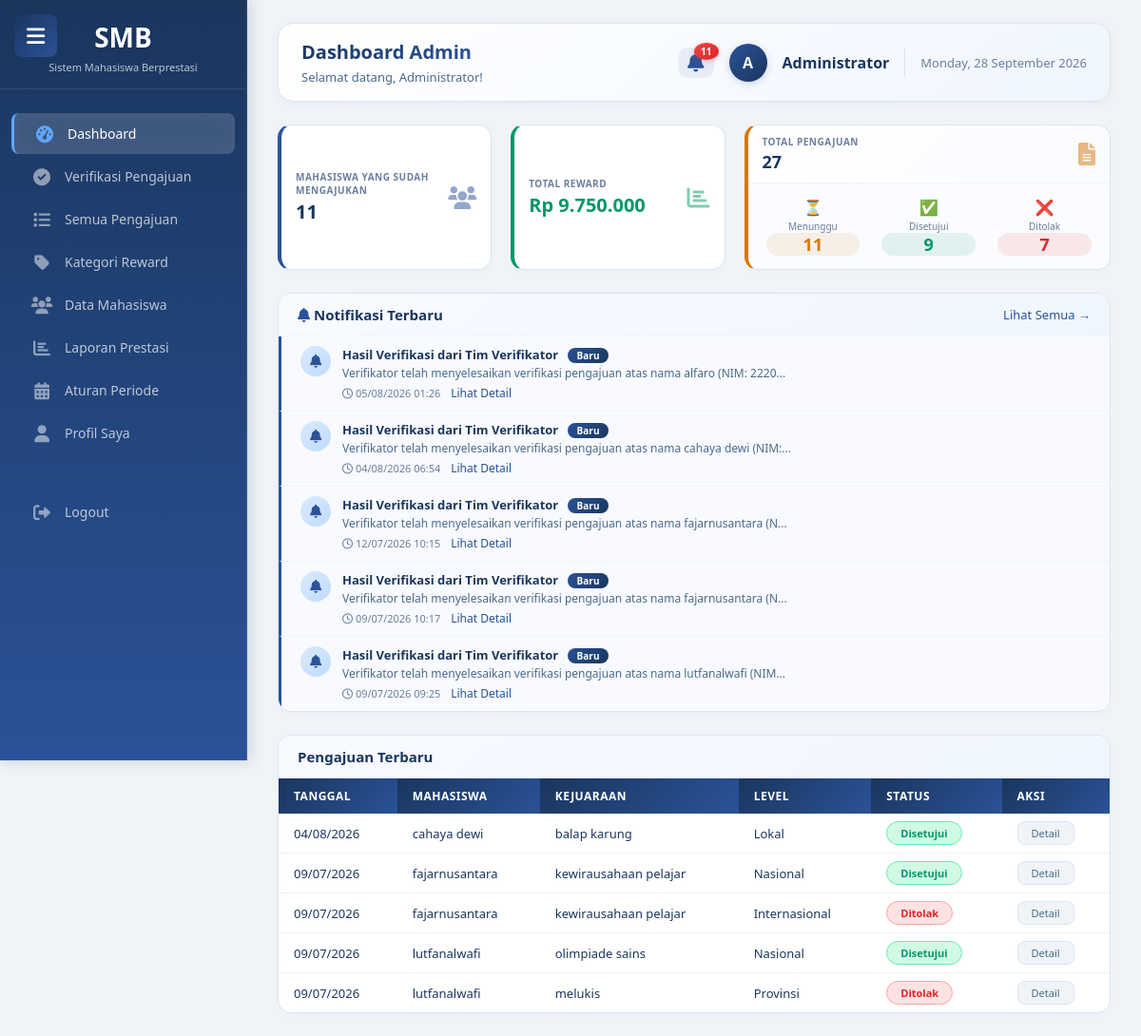
Page /admin/dashboard.php (signed in) on the committed database.
### tables this page shows
CREATE TABLE `notifikasi` (
  `id` int NOT NULL,
  `user_id` int NOT NULL,
  `role` varchar(50) NOT NULL,
  `judul` varchar(255) NOT NULL,
  `pesan` text NOT NULL,
  `link` varchar(255) DEFAULT NULL,
  `is_read` tinyint DEFAULT '0',
  `created_at` timestamp NULL DEFAULT CURRENT_TIMESTAMP
);

CREATE TABLE `pengajuan` (
  `id` int NOT NULL,
  `user_id` int NOT NULL,
  `mahasiswa_id` int DEFAULT NULL,
  `kategori_id` int DEFAULT NULL,
  `judul_prestasi` varchar(200) DEFAULT NULL,
  `deskripsi` text,
  `tanggal_prestasi` date DEFAULT NULL,
  `level_kompetisi` enum('Lokal','Provinsi','Nasional','Internasional') NOT NULL,
  `penyelenggara` varchar(100) DEFAULT NULL,
  `lokasi` varchar(100) DEFAULT NULL,
  `raihan_prestasi` varchar(50) DEFAULT NULL,
  `dokumen_path` varchar(255) DEFAULT NULL,
  `status` enum('diproses','disetujui','ditolak','revisi') NOT NULL DEFAULT 'diproses',
  `tanggal_disetujui` datetime DEFAULT NULL,
  `reward_nominal` int DEFAULT '0',
  `nilai_akhir` decimal(5,2) DEFAULT NULL,
  `admin_catatan` text,
  `admin_id` int DEFAULT NULL,
  `validated_at` datetime DEFAULT NULL,
  `periode_id` int DEFAULT NULL,
  `created_at` datetime DEFAULT CURRENT_TIMESTAMP,
  `updated_at` datetime DEFAULT NULL,
  `fakultas` varchar(100) DEFAULT NULL,
  `jenis_peserta` enum('Individu','Tim') DEFAULT 'Individu',
  `nama_ketua` varchar(100) DEFAULT NULL,
  `nim_ketua` varchar(20) DEFAULT NULL,
  `no_hp` varchar(15) DEFAULT NULL,
  `prodi` varchar(50) DEFAULT NULL,
  `bulan_raihan` varchar(20) DEFAULT NULL,
  `tahun_raihan` year DEFAULT NULL,
  `url_penyelenggara` text,
  `nama_tim` varchar(100) DEFAULT NULL,
  `anggota_tim` text,
  `sertifikat` varchar(255) DEFAULT NULL,
  `foto_dokumentasi` text,
  `surat_tugas` varchar(255) DEFAULT NULL,
  `nama_kejuaraan` varchar(255) DEFAULT NULL,
  `kategori_prestasi` varchar(100) DEFAULT NULL,
  `tanggal_raihan` date DEFAULT NULL,
  `ocr_text` text,
  `ocr_accuracy` decimal(5,4) DEFAULT '0.0000',
  `file_hash` varchar(64) DEFAULT NULL,
  `digital_signature` text,
  `penetapan` tinyint(1) DEFAULT '0'
);

CREATE TABLE `users` (
  `id` int NOT NULL,
  `username` varchar(50) NOT NULL,
  `password` varchar(255) NOT NULL,
  `email` varchar(100) NOT NULL,
  `nama_lengkap` varchar(100) NOT NULL,
  `nim` varchar(20) DEFAULT NULL,
  `fakultas` varchar(100) DEFAULT NULL,
  `prodi` varchar(50) DEFAULT NULL,
  `role` enum('mahasiswa','reviewer','admin','superadmin') NOT NULL DEFAULT 'mahasiswa',
  `no_hp` varchar(20) DEFAULT NULL,
  `alamat` text,
  `foto_profil` varchar(255) DEFAULT NULL,
  `status` enum('active','inactive','locked','suspended') NOT NULL DEFAULT 'active',
  `email_verified` tinyint(1) DEFAULT '1',
  `verification_token` varchar(100) DEFAULT NULL,
  `reset_token` varchar(100) DEFAULT NULL,
  `reset_expiry` datetime DEFAULT NULL,
  `last_login` datetime DEFAULT NULL,
  `lock_until` datetime DEFAULT NULL,
  `created_at` datetime NOT NULL,
  `updated_at` datetime DEFAULT NULL
);

### config/database.php (called while the page is built, shortened)
<?php
spl_autoload_register(function ($class) {
    $prefix = 'App\\';
    $base_dir = __DIR__ . '/../app/';
    $len = strlen($prefix);
    $relative_class = substr($class, $len);
    $file = $base_dir . str_replace('\\', '/', $relative_class) . '.php';
});

### app/Core/Database.php (called while the page is built, shortened)
<?php
class Database {
    private static ?PDO $instance = null;
    public static function getInstance(): PDO {
        if (self::$instance === null) {
            $host = getenv('DB_HOST') ?: 'localhost';
            $db   = getenv('DB_NAME') ?: 'db_coba';
            $user = getenv('DB_USER') ?: 'root';
            $pass = getenv('DB_PASS') ?: '';
            $charset = 'utf8mb4';
            $dsn = "mysql:host={$host};dbname={$db};charset={$charset}";
            $options = [
                PDO::ATTR_ERRMODE            => PDO::ERRMODE_EXCEPTION,
                PDO::ATTR_DEFAULT_FETCH_MODE => PDO::FETCH_ASSOC,
                PDO::ATTR_EMULATE_PREPARES   => false,
            ];
            try {
                self::$instance = new PDO($dsn, $user, $pass, $options);
            } catch (PDOException $e) {
                die("Database connection failed: " . $e->getMessage());
            }
        }
        return self::$instance;
    }
}

### app/Core/Model.php (called while the page is built, shortened)
<?php
abstract class Model {
    protected PDO $db;
    protected string $table;
    public function __construct() {
        $this->db = Database::getInstance();
    }
    public function all(): array {
        $stmt = $this->db->query("SELECT * FROM {$this->table}");
        return $stmt->fetchAll();
    }
}

### admin/dashboard.php (the view, shortened to what this page needs)
<?php
require_once __DIR__ . '/../config/database.php';
$pengajuanModel = new Pengajuan();
$allPengajuan = $pengajuanModel->all();
$total_mahasiswa = count(array_unique(array_column($allPengajuan, 'user_id')));
$total_pengajuan = count($allPengajuan);
$total_diproses  = count(array_filter($allPengajuan, fn($i) => $i['status'] === 'diproses'));
$total_disetujui = count(array_filter($allPengajuan, fn($i) => $i['status'] === 'disetujui'));
$total_ditolak   = count(array_filter($allPengajuan, fn($i) => $i['status'] === 'ditolak'));
$total_reward = array_reduce($allPengajuan, function($sum, $item) {
    return $sum + ($item['status'] === 'disetujui' ? (int)($item['reward_nominal'] ?? 0) : 0);
}, 0);
$recent = mysqli_query($conn, "SELECT p.*, u.nama_lengkap FROM pengajuan p JOIN users u ON p.user_id = u.id ORDER BY p.created_at DESC LIMIT 5");
$query_notif_count = "SELECT COUNT(*) as total FROM notifikasi
                      WHERE role = 'admin' AND is_read = 0";
$result_notif_count = mysqli_query($conn, $query_notif_count);
$notif_count = mysqli_fetch_assoc($result_notif_count)['total'] ?? 0;
$query_notif_list = "SELECT * FROM notifikasi
                      WHERE role = 'admin'
                      ORDER BY created_at DESC
                      LIMIT 5";
$result_notif_list = mysqli_query($conn, $query_notif_list);
include 'includes/sidebar.php';
?>
<!DOCTYPE html>
<html lang="id">
<head>
    <link rel="stylesheet" href="https://cdnjs.cloudflare.com/ajax/libs/font-awesome/6.0.0-beta3/css/all.min.css">
</head>
<body>
<div class="main-content">
    <div class="top-bar">
        <div class="page-title">
            <h1>Dashboard Admin</h1>
            <p>Selamat datang, <?php echo htmlspecialchars($_SESSION['nama'] ?? 'Administrator'); ?>!</p>
        </div>
        <div class="user-info">
            <a href="notifikasi.php" class="notif-bell">
                <i class="fas fa-bell"></i>
                <?php if ($notif_count > 0): ?>
                    <span class="badge-notif"><?php echo $notif_count; ?></span>
                <?php endif; ?>
            </a>
            <div class="user-avatar">A</div>
            <span class="user-name"><?php echo htmlspecialchars($_SESSION['nama'] ?? 'Admin'); ?></span>
            <span class="date-text"><?php echo date('l, d F Y'); ?></span>
        </div>
    </div>
    <div class="stats-row">
        <a href="data_mahasiswa.php?filter=sudah" class="stat-card" style="border-left: 4px solid #2a5298;">
            <div>
                <div class="stat-title">MAHASISWA YANG SUDAH MENGAJUKAN</div>
                <div class="stat-number"><?php echo $total_mahasiswa; ?></div>
            </div>
            <div class="stat-icon"><i class="fas fa-users"></i></div>
        </a>
        <a href="laporan_prestasi.php" class="stat-card" style="border-left: 4px solid #059669;">
            <div>
                <div class="stat-title">TOTAL REWARD</div>
                <div class="stat-number" style="color: #059669;">Rp <?php echo number_format($total_reward, 0, ',', '.'); ?></div>
            </div>
            <div class="stat-icon" style="color: #059669;"><i class="fas fa-chart-bar"></i></div>
        </a>
        <div class="stat-card-large" style="border-left: 4px solid #d97706;">
            <div class="stat-large-top">
                <div>
                    <div class="stat-title">TOTAL PENGAJUAN</div>
                    <div class="stat-number" style="font-size: 18px; color: #1a365d;"><?php echo $total_pengajuan; ?></div>
                </div>
                <div class="stat-icon" style="color: #d97706;"><i class="fas fa-file-alt"></i></div>
            </div>
            <div class="stat-large-bottom">
                <a href="verifikasi.php" class="status-item">
                    <div class="status-icon">⏳</div>
                    <div class="status-label">Menunggu</div>
                    <div class="status-number menunggu"><?php echo $total_diproses; ?></div>
                </a>
                <a href="semua_pengajuan.php?status=disetujui" class="status-item">
                    <div class="status-icon">✅</div>
                    <div class="status-label">Disetujui</div>
                    <div class="status-number disetujui"><?php echo $total_disetujui; ?></div>
                </a>
                <a href="semua_pengajuan.php?status=ditolak" class="status-item">
                    <div class="status-icon">❌</div>
                    <div class="status-label">Ditolak</div>
                    <div class="status-number ditolak"><?php echo $total_ditolak; ?></div>
                </a>
            </div>
        </div>
    </div>
    <div class="notif-widget">
        <div class="notif-widget-header">
            <h3><i class="fas fa-bell"></i> Notifikasi Terbaru</h3>
            <a href="notifikasi.php">Lihat Semua →</a>
        </div>
        <?php if (mysqli_num_rows($result_notif_list) > 0): ?>
            <?php while ($notif = mysqli_fetch_assoc($result_notif_list)): ?>
                <div class="notif-item-widget" style="<?php echo $notif['is_read'] ? '' : 'background: #f8faff; border-left: 3px solid #2a5298;'; ?>">
                    <div class="notif-icon">
                        <i class="fas fa-bell"></i>
                    </div>
                    <div class="notif-content">
                        <div class="judul">
                            <?php echo htmlspecialchars($notif['judul']); ?>
                            <?php if (!$notif['is_read']): ?>
                                <span style="background: linear-gradient(135deg, #2a5298, #1a365d); color: white; padding: 1px 10px; border-radius: 20px; font-size: 10px; font-weight: 600; margin-left: 6px;">Baru</span>
                            <?php endif; ?>
                        </div>
                        <div class="pesan"><?php echo htmlspecialchars(substr($notif['pesan'], 0, 80)) . (strlen($notif['pesan']) > 80 ? '...' : ''); ?></div>
                        <div class="waktu">
                            <i class="far fa-clock"></i> <?php echo date('d/m/Y H:i', strtotime($notif['created_at'])); ?>
                            <?php if ($notif['link']): ?>
                                <a href="<?php echo $notif['link']; ?>" class="notif-link">Lihat Detail</a>
                            <?php endif; ?>
                        </div>
                    </div>
                </div>
            <?php endwhile; ?>
        <?php endif; ?>
    </div>
    <div class="table-card">
        <div class="table-header">
            <h3>Pengajuan Terbaru</h3>
        </div>
        <div style="overflow-x: auto;">
            <table class="data-table">
                <thead>
                    <tr>
                        <th>Tanggal</th>
                        <th>Mahasiswa</th>
                        <th>Kejuaraan</th>
                        <th>Level</th>
                        <th>Status</th>
                        <th>Aksi</th>
                    </tr>
                </thead>
                <tbody>
                    <?php if (mysqli_num_rows($recent) > 0): ?>
                        <?php while ($row = mysqli_fetch_assoc($recent)): ?>
                            <tr>
                                <td><?php echo date('d/m/Y', strtotime($row['created_at'])); ?></td>
                                <td><?php echo htmlspecialchars($row['nama_lengkap']); ?></td>
                                <td><?php echo htmlspecialchars(substr($row['nama_kejuaraan'] ?? '-', 0, 30)) . (strlen($row['nama_kejuaraan'] ?? '') > 30 ? '...' : ''); ?></td>
                                <td><?php echo $row['level_kompetisi']; ?></td>
                                <td><span class="status-badge status-<?php echo $row['status']; ?>"><?php echo $row['status'] == 'diproses' ? 'Diproses' : ($row['status'] == 'disetujui' ? 'Disetujui' : 'Ditolak'); ?></span></td>
                                <td><a href="detail_pengajuan.php?id=<?php echo $row['id']; ?>" class="btn-detail">Detail</a></td>
                            </tr>
                        <?php endwhile; ?>
                    <?php else: ?>
                        <tr><td colspan="6" style="text-align:center; padding:40px; color: #6a7e9e;">Belum ada pengajuan</td></tr>
                    <?php endif; ?>
                </tbody>
            </table>
        </div>
    </div>
</div>
</body>
</html>

### admin/includes/sidebar.php (style rules this page uses)
* { margin: 0; padding: 0; box-sizing: border-box; }
body { font-family: 'Segoe UI', system-ui, sans-serif; background: #f4f6f9; color: #1a1a1a; }
.main-content { margin-left: 260px; padding: 30px 35px; min-height: 100vh; transition: margin-left 0.3s ease; }

### rows in the picture
notifikasi: judul "Hasil Verifikasi dari Tim Verifikator", is_read "Baru", pesan "Verifikator telah menyelesaikan verifikasi pengajuan atas nama alfaro (NIM: 2220", created_at "05/08/2026 01:26"
notifikasi: judul "Hasil Verifikasi dari Tim Verifikator", is_read "Baru", pesan "Verifikator telah menyelesaikan verifikasi pengajuan atas nama cahaya dewi (NIM:", created_at "04/08/2026 06:54"
notifikasi: judul "Hasil Verifikasi dari Tim Verifikator", is_read "Baru", pesan "Verifikator telah menyelesaikan verifikasi pengajuan atas nama fajarnusantara (N", created_at "12/07/2026 10:15"
notifikasi: judul "Hasil Verifikasi dari Tim Verifikator", is_read "Baru", pesan "Verifikator telah menyelesaikan verifikasi pengajuan atas nama fajarnusantara (N", created_at "09/07/2026 10:17"
notifikasi: judul "Hasil Verifikasi dari Tim Verifikator", is_read "Baru", pesan "Verifikator telah menyelesaikan verifikasi pengajuan atas nama lutfanalwafi (NIM", created_at "09/07/2026 09:25"
pengajuan: created_at "04/08/2026", user.nama_lengkap "cahaya dewi", nama_kejuaraan "balap karung", level_kompetisi "Lokal", status "Disetujui"
pengajuan: created_at "09/07/2026", user.nama_lengkap "fajarnusantara", nama_kejuaraan "kewirausahaan pelajar", level_kompetisi "Nasional", status "Disetujui"
pengajuan: created_at "09/07/2026", user.nama_lengkap "fajarnusantara", nama_kejuaraan "kewirausahaan pelajar", level_kompetisi "Internasional", status "Ditolak"
pengajuan: created_at "09/07/2026", user.nama_lengkap "lutfanalwafi", nama_kejuaraan "olimpiade sains", level_kompetisi "Nasional", status "Disetujui"
pengajuan: created_at "09/07/2026", user.nama_lengkap "lutfanalwafi", nama_kejuaraan "melukis", level_kompetisi "Provinsi", status "Ditolak"

### other values in the picture
$_SESSION['nama'] "Administrator"
$notif_count "11"
$total_mahasiswa "11"
$total_reward "9.750.000"
$total_pengajuan "27"
$total_diproses "11"
$total_disetujui "9"
$total_ditolak "7"
